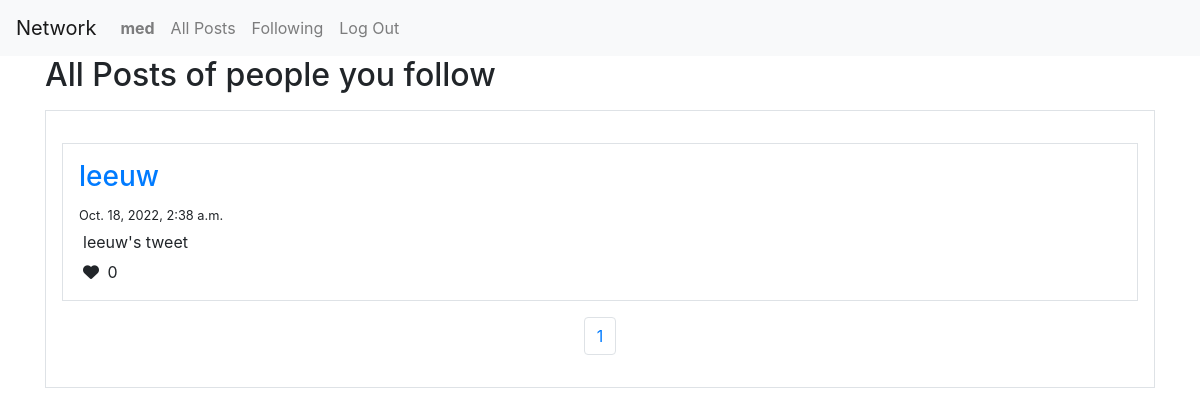
Before: /following (signed in) with the older database file.
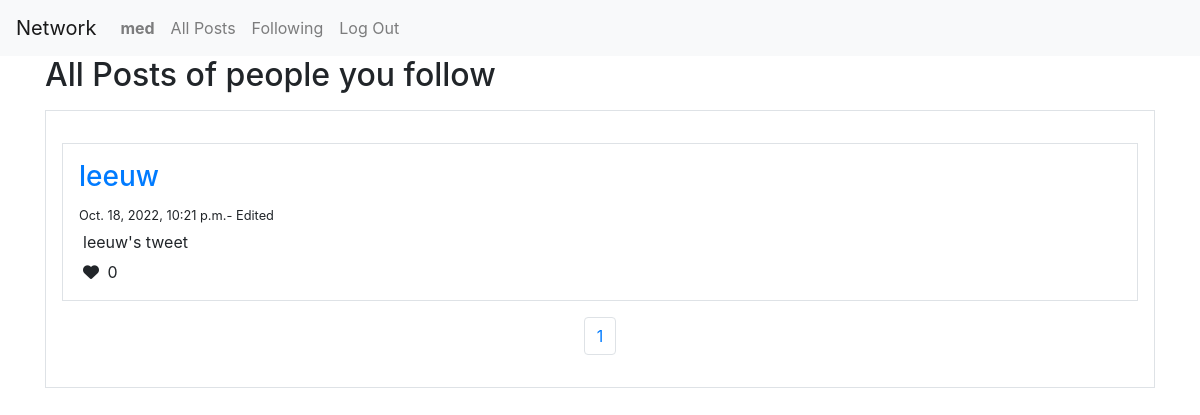
After: the same page with the newer database file.
### network/models.py (models this page shows, shortened)
class Posts(models.Model):
    poster = models.ForeignKey(User, on_delete= models.CASCADE, related_name='posts')
    likes = models.ManyToManyField(User, related_name='likes')
    content = models.TextField()
    edited = models.BooleanField(default=False)
    createdAt = models.DateTimeField()
    editedAt = models.DateTimeField(null=True, blank=True)

class User(AbstractUser):
    pass

### network/views.py (the view)
# urls.py: path('following', views.following, name="following"),
@login_required
def following(request):
    my_following = [item.user for item in Followers.objects.filter(follower=request.user.id)]
    my_following_posts = []
    for myf in my_following:
        posts = Posts.objects.filter(poster=myf)
        for p in posts:
            my_following_posts.append(p)
    page_obj, page_number, last_page = paginator(request, my_following_posts)
    return render(request, "network/following.html", {
        'posts' : page_obj,
        "current_page": page_number,
        "last_page": last_page
        }
    )

### network/helper.py (called while the page is built)
def paginator(request, posts):
    paginator = Paginator(posts, 10)
    page_number = request.GET.get('page')
    if(page_number):
        page_number = int(page_number)
    else:
        page_number = 1
    page_obj = paginator.get_page(page_number)
    return page_obj, page_number, paginator.num_pages

### network/templates/network/following.html (shortened to what this page needs)
{% extends "network/layout.html" %}
{% load static %}
{% block body %}
    <div class="container">
        <h2>All Posts of people you follow</h2>
        <div class="border p-3 my-3" id="new_posts">
            {%if posts|length%}
                {% for post in posts %}
                    <div class="border p-3 my-3">
                        <div>
                            <h3>
                                <a href="{%url 'profile' post.poster%}-{{post.poster.id}}">
                                    {{post.poster}}
                                </a>
                            </h3>
                        </div>
                        <div>
                            <small>
                                {%if post.edited%}
                                    {{post.editedAt}}- Edited
                                {%else%}
                                    {{post.createdAt}}
                                {%endif%}
                            </small>
                        </div>
                        <div class="m-1" id="post_content-{{post.id}}">
                            {{post.content}}
                        </div>
                        <div class="d-flex">
                            <form id="like_post_form_{{post.id}}">
                                <button class="btn btn-none border-0 p-0 like_post_btn" type="submit">
                                    <i class="mx-1 fa fa-heart"></i>
                                    <span id="span_like_{{post.id}}">{{post.likes.all | length}}</span>
                                </button>
                            </form>
                        </div>
                    </div>
                {%endfor%}
                <div class="d-flex justify-content-center">
                    <nav aria-label="Page navigation example">
                        <ul class="pagination">
                            <li class="page-item"><a class="page-link" href="?page={{current_page}}">{{current_page}}</a></li>
                        </ul>
                      </nav>
                </div>
            {%else%}
                <div class="d-flex justify-content-center" id="nopost">
                    <p>No posts yet!</p>
                </div>
            {%endif%}
        </div>
    </div>
{% endblock %}

Changed rows visible on the page:
changed Posts "leeuw's tweet": editedAt (not shown) → "Oct. 18, 2022, 10:21 p.m."; createdAt "Oct. 18, 2022, 2:38 a.m." → (not shown)
